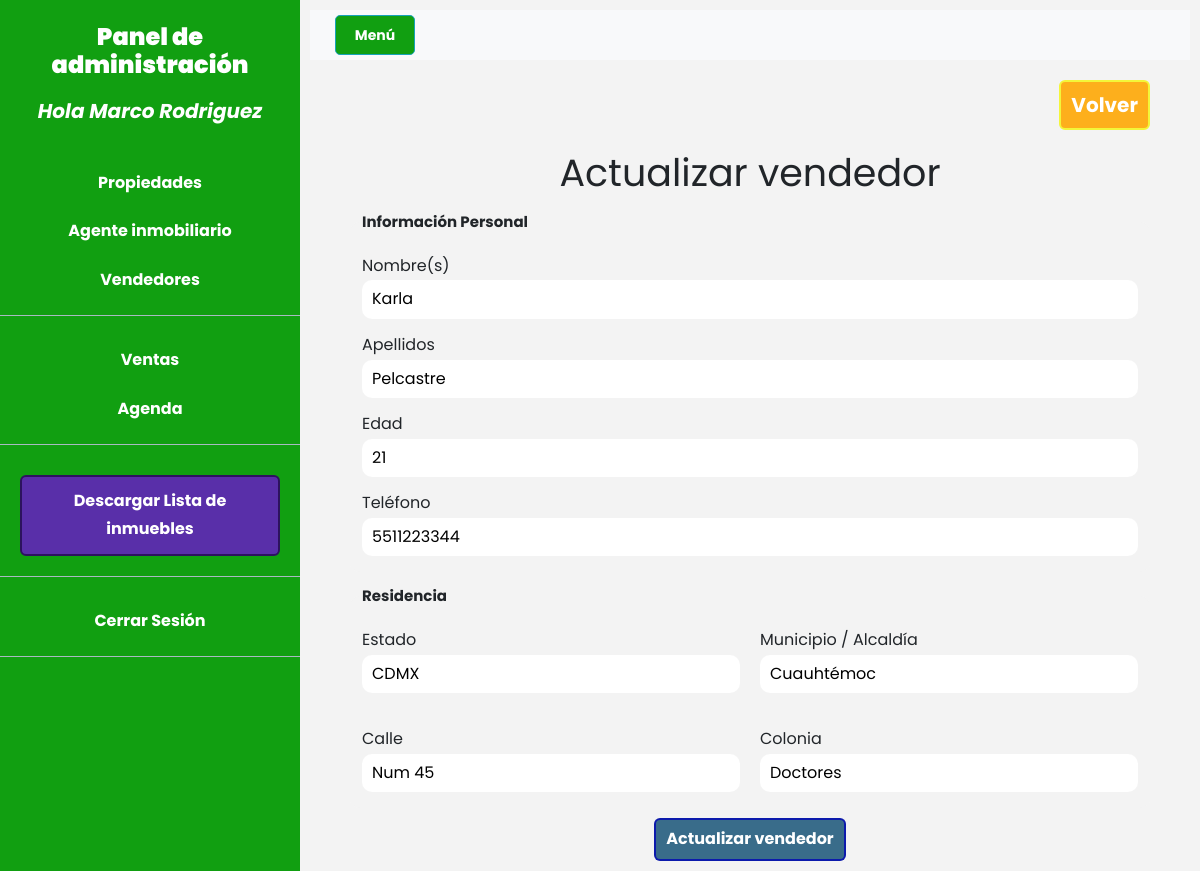
Screenshot of /admin/vendedores/update?id=4 (signed in) with the database file from the repository.
### tables this page shows
CREATE TABLE `usuario` (
  `id` int NOT NULL AUTO_INCREMENT,
  `nombre` varchar(60) DEFAULT NULL,
  `apellido` varchar(60) DEFAULT NULL,
  `edad` varchar(2) DEFAULT NULL,
  `email` varchar(30) DEFAULT NULL,
  `password` varchar(60) DEFAULT NULL,
  `telefono` varchar(10) DEFAULT NULL,
  `nivel` varchar(1) DEFAULT NULL,
  `confirmado` tinyint DEFAULT NULL,
  `token` varchar(15) DEFAULT NULL,
  `idCreador` int DEFAULT '1',
  PRIMARY KEY (`id`)
);

CREATE TABLE `direccionusuario` (
  `id` int NOT NULL AUTO_INCREMENT,
  `estado` varchar(45) DEFAULT NULL,
  `municipioDelegacion` varchar(60) DEFAULT NULL,
  `calle` varchar(45) DEFAULT NULL,
  `colonia` varchar(30) DEFAULT NULL,
  PRIMARY KEY (`id`),
  CONSTRAINT `IdDireccionUsuario_FK` FOREIGN KEY (`id`) REFERENCES `usuario` (`id`)
);

### controllers/SellerController.php (called while the page is built, shortened)
<?php
class SellerController{
    public static function updateSeller(Router $router){
        $id = validarORedireccionar('/admin');
        $vendedor = Usuario::find($id);
        $direccion = DireccionUsuario::find($id);
        $erroresVendedor= Usuario::getErrores();
        $erroresDireccion= DireccionUsuario::getErrores();
        $router->view('admin/vendedores/update',[
            "vendedor"=>$vendedor,
            "erroresVendedor"=>$erroresVendedor,
            "direccion"=>$direccion,
            "erroresDireccion"=>$erroresDireccion
        ]);
    }
}

### public/index.php (called while the page is built, shortened)
<?php
    $router = new Router();
    $router->get('/admin',[HouseController::class,'index']);
    $router->post('/admin',[HouseController::class,'index']);
    $router->get('/admin/propiedades/create',[HouseController::class,'createHouse']);
    $router->post('/admin/propiedades/create',[HouseController::class,'createHouse']);
    $router->get('/admin/propiedades/update',[HouseController::class,'updateHouse']);
    $router->post('/admin/propiedades/update',[HouseController::class,'updateHouse']);
    $router->post('/admin/propiedades/delete',[HouseController::class,'deleteHouse']);
    $router->post('/admin/propiedades/deleteFotos',[HouseController::class,'deleteFotos']);
    $router->get('/admin/propiedades/info',[HouseController::class,'infoHouse']);
    $router->get('/admin/propiedades/date',[HouseController::class,'dateHouse']);
    $router->post('/admin/propiedades/date',[HouseController::class,'dateHouse']);
    $router->get('/admin/propiedades/sell',[HouseController::class,'sellHouse']);
    $router->post('/admin/propiedades/sell',[HouseController::class,'sellHouse']);
    $router->get('/admin/agentes',[AgentController::class,'agents']);
    $router->get('/admin/agentes/create',[AgentController::class,'createAgent']);
    $router->post('/admin/agentes/create',[AgentController::class,'createAgent']);
    $router->get('/admin/agentes/update',[AgentController::class,'updateAgent']);
    $router->post('/admin/agentes/update',[AgentController::class,'updateAgent']);
    $router->post('/admin/agentes/delete',[AgentController::class,'deleteAgent']);
    $router->get('/admin/vendedores',[SellerController::class,'sellers']);
    $router->get('/admin/vendedores/create',[SellerController::class,'createSeller']);
    $router->post('/admin/vendedores/create',[SellerController::class,'createSeller']);
    $router->get('/admin/vendedores/update',[SellerController::class,'updateSeller']);
    $router->post('/admin/vendedores/update',[SellerController::class,'updateSeller']);
    $router->post('/admin/vendedores/delete',[SellerController::class,'deleteSeller']);
    $router->get('/admin/ventas',[AdminController::class,'money']);
    $router->get('/admin/agenda',[AdminController::class,'dates']);
    $router->post('/admin/agenda',[AdminController::class,'dates']);
    $router->get('/excel',[AdminController::class,'excel']);
    $router->get('/',[PaginasController::class,'index']);
    $router->get('/servicios',[PaginasController::class,'servicios']);
    $router->get('/casas',[PaginasController::class,'casas']);
    $router->get('/departamentos',[PaginasController::class,'departamentos']);
    $router->get('/terrenos',[PaginasController::class,'terrenos']);
    $router->get('/comercial',[PaginasController::class,'comercial']);
    $router->get('/blog',[PaginasController::class,'blog']);
    $router->get('/servicio',[PaginasController::class,'servicio']);
    $router->get('/entrada',[PaginasController::class,'entrada']);
    $router->get('/casa',[PaginasController::class,'infoPropiedad']);
    $router->get('/departamento',[PaginasController::class,'infoPropiedad']);
    $router->get('/terreno',[PaginasController::class,'infoPropiedad']);
    $router->get('/negocio',[PaginasController::class,'infoPropiedad']);
    $router->get('/contacto',[PaginasController::class,'contacto']);
    $router->post('/contacto',[PaginasController::class,'contacto']);
    $router->get('/login',[LoginController::class,'login']);
    $router->post('/login',[LoginController::class,'login']);
    $router->get('/crear',[LoginController::class,'crear']);
    $router->get('/logout',[LoginController::class,'logout']);
    $router->get('/olvide',[LoginController::class,'olvide']);
    $router->post('/olvide',[LoginController::class,'olvide']);
    $router->get('/recuperar',[LoginController::class,'recuperar']);
    $router->post('/recuperar',[LoginController::class,'recuperar']);
    $router->get('/confirmar-cuenta',[LoginController::class,'confirmar']);
    $router->comprobarRutas();

### includes/funciones.php (called while the page is built, shortened)
<?php
function s($html){
    $s=htmlspecialchars($html);
    return $s;
}
function validarORedireccionar(string $url){
    $id = $_GET['id'];
    $id=filter_var($id,FILTER_VALIDATE_INT);
    return $id;
}

### models/ActiveRecord.php (called while the page is built, shortened)
<?php
class activeRecord{
    protected static $db;
    protected static $tabla='';
    public static function setDB($database){
        self::$db=$database;
    }
    public static function find($id){
        $query = "SELECT * FROM ". static::$tabla ." WHERE id=${id}";
        $resultado=self::consultarSQL($query);
        return array_shift($resultado);
    }
    public static function consultarSQL($query){
        $resultado = self::$db->query($query);
        $array = [];
        while ($registro=$resultado->fetch_assoc()) {
            $array[]=static::crearObjeto($registro);
        }
        return $array;
    }
    protected static function crearObjeto($registro){
        $objeto = new static;
        foreach ($registro as $key => $value) {
            if(property_exists($objeto,$key)){
                $objeto->$key = $value;
            }
        }
        return $objeto;
    }
}

### views/admin/vendedores/formulario.php (the view, shortened to what this page needs)
<fieldset class="dosColumnas">
    <legend>Información Personal</legend>
    <div>
        <label for="nombre">Nombre(s)</label>
        <input
            type="text"
            placeholder="Tu nombre"
            id="nombre"
            name="vendedor[nombre]"
            value="<?php echo s($vendedor->nombre); ?>"
            >
    </div>
    <div>
        <label for="apellido">Apellidos</label>
        <input
            type="text"
            placeholder="apellidos"
            id="apellido"
            name="vendedor[apellido]"
            value="<?php echo s($vendedor->apellido); ?>"
            >
    </div>
    <div>
        <label for="edad">Edad</label>
        <input
            type="number"
            placeholder="ejem: 30"
            id="residencia"
            min="15"
            name="vendedor[edad]"
            value="<?php echo s($vendedor->edad); ?>"
            >
    </div>
    <div>
        <label for="telefono">Teléfono</label>
        <input
            type="number"
            placeholder="ejem: 5546782345"
            id="telefono"
            name="vendedor[telefono]"
            max="5599999999"
            min="5500000000"
            value="<?php echo s($vendedor->telefono); ?>"
            >
    </div>
</fieldset>
<fieldset class="dosColumnas">
    <legend>Residencia</legend>
    <div>
        <label for="estado">Estado</label>
        <input
            type="text"
            placeholder="Ej: CDMX"
            name="direccion[estado]"
            id="estado"
            value="<?php echo s($direccion->estado); ?>"
        >
    </div>
    <div>
        <label for="municipioDelegacion">Municipio / Alcaldía</label>
        <input
            type="text"
            placeholder="Ej: Iztacalco"
            name="direccion[municipioDelegacion]"
            id="municipioDelegacion"
            value="<?php echo s($direccion->municipioDelegacion); ?>"
        >
    </div>
    <div>
        <label for="calle">Calle</label>
        <input
            type="text"
            placeholder="Ej: Avenida Patria"
            name="direccion[calle]"
            id="calle"
            value="<?php echo s($direccion->calle); ?>"
            >
    </div>
    <div>
        <label for="colonia">Colonia</label>
        <input
            type="text"
            placeholder="Ej: Solidaridad"
            name="direccion[colonia]"
            id="colonia"
            value="<?php echo s($direccion->colonia); ?>"
            >
    </div>
</fieldset>

### public/build/css/app.css (style rules this page uses)
html { line-height:1.15;-webkit-text-size-adjust:100% }
body { margin:0 }
button,input,optgroup,select,textarea { font-family:inherit;font-size:100%;line-height:1.15;margin:0 }
button,input { overflow:visible }
fieldset { padding:.35em .75em .625em }
legend { box-sizing:border-box;color:inherit;display:table;max-width:100%;padding:0;white-space:normal }
html { font-size:62.5%;box-sizing:border-box }
*,:after,:before { box-sizing:inherit }
body { font-family:Poppins,sans-serif;font-size:1.6rem;line-height:1.8;background-color:#f3f3f3 }
.formulario .dosColumnas,.formulario fieldset { margin:1rem auto;background-color:#f3f3f3;display:flex;flex-direction:column;align-items:center;border-radius:1rem }
.formulario .dosColumnas legend,.formulario fieldset legend { font-weight:700 }
.formulario .dosColumnas div,.formulario fieldset div { width:100%;margin:.6rem auto;display:flex;flex-direction:column;justify-content:center }
.formulario .dosColumnas div input,.formulario fieldset div input { padding:1rem;border-radius:1rem;border:none }
.formulario .dosColumnas div input,.formulario .dosColumnas div label,.formulario fieldset div input,.formulario fieldset div label { width:100%;margin:auto }
@media (min-width:768px) { .formulario fieldset+.dosColumnas { display:grid;grid-template-columns:repeat(2,1fr);gap:2rem } }

### rows the page displays
usuario: nombre "Karla", apellido "Pelcastre", edad "21", telefono "5511223344"
direccionusuario: estado "CDMX", municipioDelegacion "Cuauhtémoc", calle "Num 45", colonia "Doctores"

### other values shown
$_SESSION['nombre'] "Marco Rodriguez"
